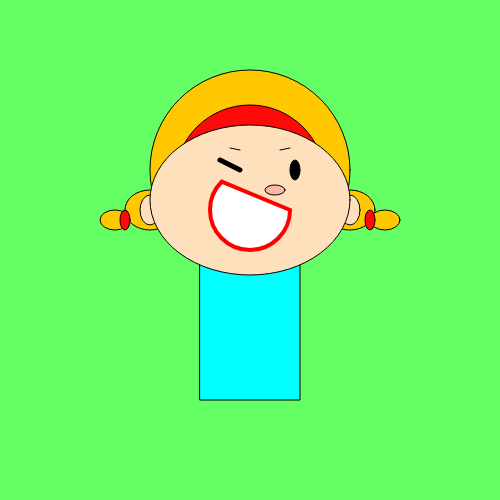
Frame 1 (no input)
Frame 60 (no input): identical to frame 1, image omitted
Frame 120 (the mouse pressed at the canvas centre since frame 60): identical to frame 1, image omitted

The p5.js sketch that drew this single still picture (run headless with seeded random() and noise() and a simulated clock; from frame 60 on, the mouse is pressed at the canvas centre):

// p5.js sketch
// ── sketch.js
function setup() {
  createCanvas(500, 500);
}

function draw() {

background(100, 255, 100);

push();
translate(50, -40);
fill(255, 200, 0);
ellipse(100, 250, 50, 40);
pop();

push();
translate(250, -40);
fill(255, 200, 0);
ellipse(100, 250, 50, 40);
pop();

push();
translate(15, -30);
fill(255, 200, 0);
ellipse(100, 250, 30, 20);
pop();

push();
translate(285, -30);
fill(255, 200, 0);
ellipse(100, 250, 30, 20);
pop();
//pigtails

push();
translate(25, -30);
fill(255, 10, 10);
ellipse(100, 250, 10, 20);
pop();

push();
translate(270, -30);
fill(255, 10, 10);
ellipse(100, 250, 10, 20);
pop();
//hairbands

  push();
  translate(0, 20);
  fill(255, 200, 0);
  ellipse(250, 150, 200, 200);
  pop();
  fill (255, 10, 10);
  ellipse (250, 180, 150, 150);
//headband, hair//

push();
translate(50, -40);
fill(255 ,224 ,189);
ellipse(100, 250, 20, 30);
pop();

push();
translate(250, -40);
fill(255 ,224 ,189);
ellipse(100, 250, 20, 30);
pop();

//ears


  push();
  translate(-50, 0);
  fill(0, 255, 255);
  rect(250, 250, 100, 150);
  pop();
  //body//


    fill(255 ,224 ,189);
  ellipse(250, 200, 200, 150);
  //head

  push();
  translate(75, -10);
  fill(255, 180, 170);
  ellipse(200, 200, 20, 10);
  pop();
  //nose//

  push();
  translate(20, -100);
  strokeWeight(5);
  line(200, 260, 220, 270);
  pop();
  //wink

  push();
  fill (255, 255, 255);
  stroke(255, 0, 0);
  strokeWeight(4);
  translate(0, 10);
  arc(250, 200, 80, 80, 0, PI+QUARTER_PI, CHORD);
  pop();
  //mouth//

  push();
  translate(-5, -80);
  fill(0, 0, 0);
  ellipse(300, 250, 10, 20);
  pop();
  //eye//


  push();
  translate(180, 50);
  line(100, 100, 110, 98);
  pop();
  //eyebrow//

  push();
  translate(130, 50);
  line(100, 98, 110, 100);
  pop();
  //eyebrow//



}
